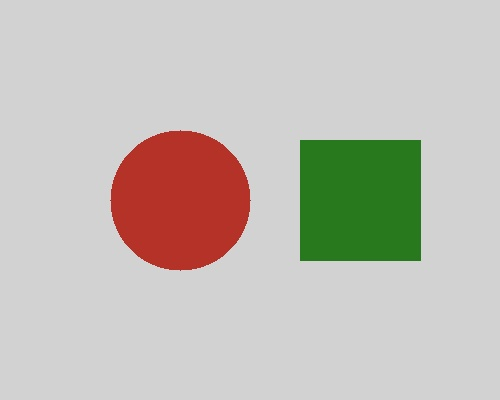
#> input picture sample_inputs/input_exp31.jpg, 500 x 400 px
$ python Exp31_Image_Segmentation_Threshold.py
#> lines starting #> are read from the running program, lines starting #| are printed output that depends on the picture; after the words box and inside, x2 and y2 are one past the last pixel; in counts of white or black regions, pixels touching at a corner belong together
import cv2
import os

# Experiment 31: Image Segmentation using Thresholding
image_path = os.path.join(os.path.dirname(__file__), "..", "sample_inputs", "input_exp31.jpg")
image = cv2.imread(image_path, cv2.IMREAD_GRAYSCALE)
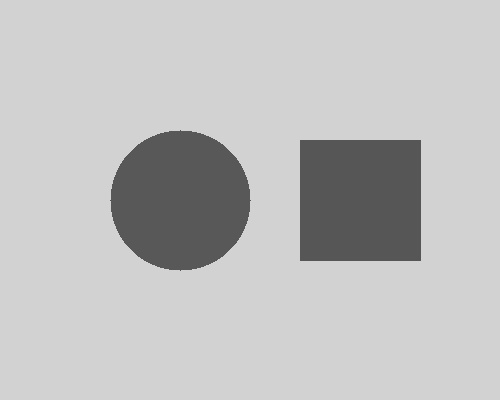
#> image: shape (400, 500); min 81, max 217, mean 191.5
if image is None:
    image = cv2.imread("input_exp31.jpg", cv2.IMREAD_GRAYSCALE)

threshold_value = 127
_, segmented_image = cv2.threshold(image, threshold_value, 255, cv2.THRESH_BINARY)
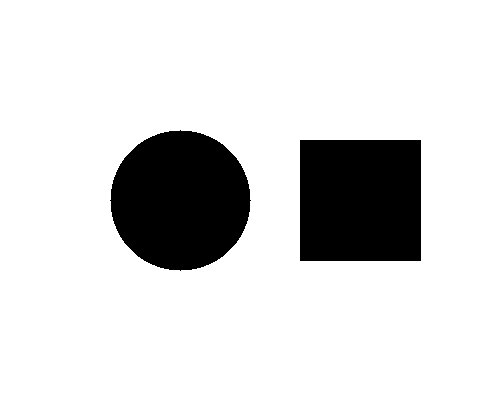
#> segmented_image: shape (400, 500); 85% white; 2 black regions, box (x1, y1, x2, y2) and area: (110, 130, 251, 271) 15373, (300, 140, 421, 261) 14641

cv2.imshow("Original Image", image)
cv2.imshow("Segmented Image", segmented_image)

out_path = os.path.join(os.path.dirname(__file__), "..", "output_screenshots", "exp31_output.png")
cv2.imwrite(out_path, cv2.hconcat([image, segmented_image]))
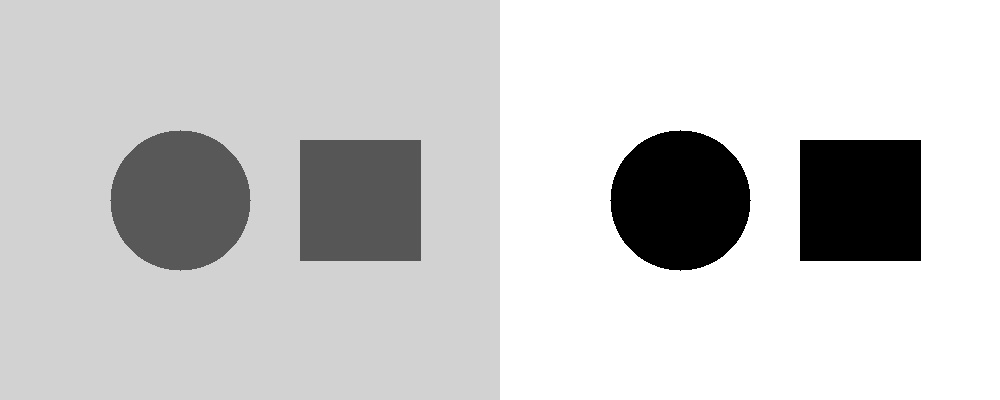
#> saved as exp31_output.png: shape (400, 1000); min 0, max 255, mean 204.1
print(f"Exp 31 output saved to {out_path}")

cv2.waitKey(500)
cv2.destroyAllWindows()
